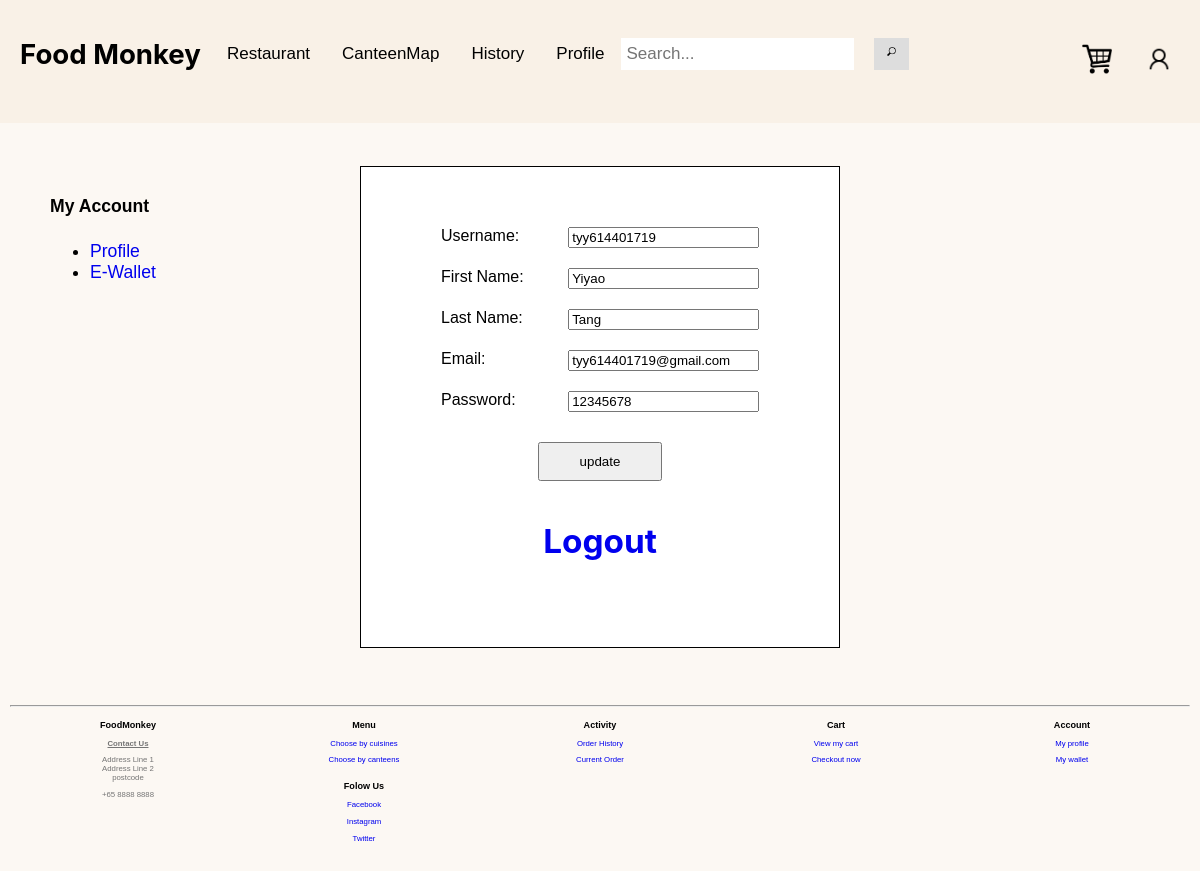
Page /profile.php (signed in) on the committed database.
### tables this page shows
CREATE TABLE `user` (
  `user_id` int(10) UNSIGNED NOT NULL,
  `first_name` char(40) DEFAULT NULL,
  `last_name` char(40) DEFAULT NULL,
  `user_name` varchar(20) NOT NULL,
  `email` varchar(40) NOT NULL,
  `password` varchar(40) NOT NULL,
  `wallet` double NOT NULL,
  `phone` char(8) DEFAULT NULL
);

### profile.php (the view, shortened to what this page needs)
<?php
include "dbconnect.php";
?>
<!DOCTYPE html>
<html lang="en">
    <head>
        <link rel="stylesheet" href="styles.css?v=<?php echo time(); ?>">
    </head>
    <body>
        <div id="wrapper">
        <header>
                <nav>
                    <a href="index.php" id="header-logo">Food Monkey</a>
                    <a href="restaurant.php?restfilter=All">Restaurant</a>
                    <a href="map.php">CanteenMap</a>
                    <a href="history.php">History</a>
                    <a href="profile.php">Profile</a>
                    <div class="search-container">
                        <form method="post" action="searchresults.php" name="searchForm" onsubmit="return formSearch()">
                          <input type="text" placeholder="Search..." name="SearchBar">
                          <button type="submit"><img src="./img/search_button.png" alt="search button" width="15" height="15"></button>
                        </form>
                    </div>
                    <div class="account-info">
                        <a href="my-cart.php"><img src="img/cart.png" width="30" height="30"></a>
                        <a href="login-main.php"><img src="img/user-icon.png" width="30" height="30"></a>
                    </div>
                </nav>
            </header>
            <div class="product-leftcol">
				<h4>My Account</h4>
					<ul>
						<li><a href="profile.php">Profile</a></li>
						<li><a href="userwallet.php">E-Wallet</a></li>
					</ul>
			</div>
            <?php
                                    $userId = $_SESSION['sess_user_id'];
                                    $sql = "SELECT *
                                    FROM user
                                    WHERE user_id='$userId'";
                                    $result = $dbcnx->query($sql);
                                    if (!$result){
                                        echo "query_failed";
                                    }
                                    else{
                                        $row = $result->fetch_assoc();
                                    };
                                ?>
            <div>
                <div class="content">
                    <div class="login-form">
                        <form action="update.php" method="POST" name="registerForm" onsubmit="return formCheck()">
                            <div class="login-form-box">
                                <div class="login-form-input">
                                    <label for="firstName">Username:</label>
                                    <?php echo '<input type="text" id="userName" name="username" value='.$row['user_name'].'>'; ?>
                                </div>
                                <div class="login-form-input">
                                    <label for="firstName">First Name:</label>
                                    <?php echo '<input type="text" id="firstName" name="firstName" value='.$row['first_name'].'>'; ?>
                                </div>
                                <div class="login-form-input">
                                    <label for="firstName">Last Name:</label>
                                    <?php echo '<input type="text" id="lastName" name="lastName" value='.$row['last_name'].'>'; ?>
                                </div>
								<div class="login-form-input">
                                    <label for="Email">Email:</label>
                                    <?php echo '<input type="text" id="userName" name="email" value='.$row['email'].'>'; ?>
                                </div>
                                <div class="login-form-input">
                                    <label for="Password">Password:</label>
                                    <?php echo '<input type="text" id="userName" name="password" value='.$row['password'].'>'; ?>
                                </div>
                                <div class="login-form-submit">
                                    <input type="submit" name="submit" id="submit" value="update">
                                    <h2><small><a href="logout.php">Logout</a><small></h2>
                                </div>
                            </div>
                        </form>
                    </div>
                </div>
            </div>
            <footer>
                <hr>
                <div class="row">
                    <div class="column-5">
                        <h3>FoodMonkey</h3>
                        <p><b><u>Contact Us</u></b></p>
                        <p>Address Line 1</br>
                           Address Line 2</br>
                           postcode</p>
						<p>+65 8888 8888</p>
                    </div>
                    <div class="column-5">
                        <h3>Menu</h3>
                        <p><a href="restaurant.php?restfilter=All">Choose by cuisines</a></p>
                        <p><a href="map.php">Choose by canteens</a></p>
                    </div>
					<div class="column-5">
                        <h3>Activity</h3>
						<p><a href="history.php">Order History</a></p>
                        <p><a href="my-cart.php">Current Order</a></p>
                    </div>
                    <div class="column-5">
                        <h3>Cart</h3>
                        <p><a href="my-cart.php">View my cart</a></p>
                        <p><a href="my-cart.php">Checkout now</a></p>
                    </div>
					<div class="column-5">
                        <h3>Account</h3>
						<p><a href="profile.php">My profile</a></p>
						<p><a href="userwallet.php">My wallet</a></p>
                    </div>
                    <div class="column-5">
                        <h3>Folow Us</h3>
                        <p><a href="index.php">Facebook</a></p>
                        <p><a href="index.php">Instagram</a></p>
                        <p><a href="index.php">Twitter</a></p>
                    </div>
                </div>
            </footer>
        </div>
    </body>
</html>

### styles.css (style rules this page uses)
* { box-sizing:border-box }
body { font-family: Verdana, Arial, sans-serif; margin: 0; padding: 0; box-sizing: border-box; }
a { text-decoration: none; }
#wrapper { background-color: #FCF8F3; width: 100%; margin: auto; min-width: 800px; }
header { background-color: #F9F1E7; padding: 30px 10px; }
#header-logo { font-family: Inter; font-style: normal; font-weight: bold; font-size: 2.3vw; line-height: 29px; color: #000000; padding: 10px; }
nav { overflow: hidden; }
nav a { float: left; display: block; color: black; text-align: center; padding: 14px 16px; text-decoration: none; font-size: 17px; }
nav a img { float:none }
nav input[type=text] { padding: 6px; border: none; margin-top: 8px; margin-right: 16px; font-size: 17px; }
nav .search-container { float: left; }
nav .search-container button { padding: 6px 10px; margin-top: 8px; margin-right: 16px; background: #ddd; font-size: 17px; border: none; cursor: pointer; }
nav .account-info { float: right; }
.content { padding: 2% 10%; }
hr { color: #c5c4c4; }
footer { padding: 10px; font-size: 70%; text-align: center; clear: right; padding-bottom: 20px; }
footer .column-5 { float: left; width: 20%; }
footer .row:after { content: ""; display: table; clear: both; }
footer p { color: #757575; }
footer a { text-decoration: none; }
h2 { font-family: Inter; font-style: normal; font-weight: bold; font-size: 40px; text-align: center; text-decoration: none; }
button { background-color: #E89F71; color: white; border: none; padding: 15px 32px; text-align: center; text-decoration: none; display: inline-block; font-size: 16px; }
.login-form { padding: 2% 25%; }
.login-form-box { position: relative; display: flex; flex-direction: column; background-color: white; border: 1px solid black; padding: 50px 80px; }
.login-form-input { margin: 10px 0; }
.login-form-input input { float: right; width: 60%; }
.login-form-submit { text-align: center; }
.login-form-submit input { padding: 10px 40px; margin-top: 20px; }
.product-leftcol { width: 20%; float: left; padding: 50px; height: 100%; font-size: 110%; text-decoration: none; }
.product-leftcol a { text-decoration: none; }

### rows in the picture
user: username "tyy614401719", firstName "Yiyao", lastName "Tang", email "tyy614401719@gmail.com", password "12345678"
